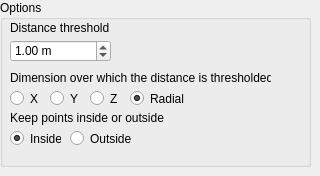
       <widget class="QWidget" name="DistanceLimitFilter">
        <widget class="QGroupBox" name="groupBox_2">
         <property name="geometry">
          <rect>
           <x>0</x>
           <y>0</y>
           <width>311</width>
           <height>167</height>
          </rect>
         </property>
         <property name="title">
          <string>Options</string>
         </property>
         <widget class="QLabel" name="distanceThresholdTitle">
          <property name="geometry">
           <rect>
            <x>10</x>
            <y>20</y>
            <width>291</width>
            <height>16</height>
           </rect>
          </property>
          <property name="text">
           <string>Distance threshold</string>
          </property>
         </widget>
         <widget class="QDoubleSpinBox" name="distanceThreshold">
          <property name="geometry">
           <rect>
            <x>10</x>
            <y>40</y>
            <width>101</width>
            <height>22</height>
           </rect>
          </property>
          <property name="suffix">
           <string> m</string>
          </property>
          <property name="decimals">
           <number>2</number>
          </property>
          <property name="minimum">
           <double>-1000000.000000000000000</double>
          </property>
          <property name="maximum">
           <double>10000000.000000000000000</double>
          </property>
          <property name="singleStep">
           <double>0.100000000000000</double>
          </property>
          <property name="value">
           <double>1.000000000000000</double>
          </property>
         </widget>
         <widget class="QLabel" name="dimRadialXYZTiltle">
          <property name="geometry">
           <rect>
            <x>10</x>
            <y>70</y>
            <width>261</width>
            <height>16</height>
           </rect>
          </property>
          <property name="text">
           <string>Dimension over which the distance is thresholded. </string>
          </property>
         </widget>
         <widget class="QRadioButton" name="dimX">
          <property name="geometry">
           <rect>
            <x>10</x>
            <y>90</y>
            <width>41</width>
            <height>17</height>
           </rect>
          </property>
          <property name="text">
           <string>X</string>
          </property>
          <property name="checked">
           <bool>false</bool>
          </property>
          <attribute name="buttonGroup">
           <string notr="true">buttonGroup</string>
          </attribute>
         </widget>
         <widget class="QRadioButton" name="dimY">
          <property name="geometry">
           <rect>
            <x>50</x>
            <y>90</y>
            <width>31</width>
            <height>17</height>
           </rect>
          </property>
          <property name="text">
           <string>Y</string>
          </property>
          <attribute name="buttonGroup">
           <string notr="true">buttonGroup</string>
          </attribute>
         </widget>
         <widget class="QRadioButton" name="dimZ">
          <property name="geometry">
           <rect>
            <x>90</x>
            <y>90</y>
            <width>31</width>
            <height>17</height>
           </rect>
          </property>
          <property name="text">
           <string>Z</string>
          </property>
          <attribute name="buttonGroup">
           <string notr="true">buttonGroup</string>
          </attribute>
         </widget>
         <widget class="QLabel" name="keepDimTitle">
          <property name="geometry">
           <rect>
            <x>10</x>
            <y>110</y>
            <width>261</width>
            <height>16</height>
           </rect>
          </property>
          <property name="text">
           <string>Keep points inside or outside</string>
          </property>
         </widget>
         <widget class="QRadioButton" name="keepDimInside">
          <property name="geometry">
           <rect>
            <x>10</x>
            <y>130</y>
            <width>51</width>
            <height>17</height>
           </rect>
          </property>
          <property name="text">
           <string>Inside</string>
          </property>
          <property name="checked">
           <bool>true</bool>
          </property>
          <attribute name="buttonGroup">
           <string notr="true">buttonGroup_2</string>
          </attribute>
         </widget>
         <widget class="QRadioButton" name="keepDimOuside">
          <property name="geometry">
           <rect>
            <x>70</x>
            <y>130</y>
            <width>82</width>
            <height>17</height>
           </rect>
          </property>
          <property name="text">
           <string>Outside</string>
          </property>
          <property name="checked">
           <bool>false</bool>
          </property>
          <attribute name="buttonGroup">
           <string notr="true">buttonGroup_2</string>
          </attribute>
         </widget>
         <widget class="QRadioButton" name="dimRadial">
          <property name="geometry">
           <rect>
            <x>130</x>
            <y>90</y>
            <width>71</width>
            <height>17</height>
           </rect>
          </property>
          <property name="text">
           <string>Radial</string>
          </property>
          <property name="checked">
           <bool>true</bool>
          </property>
          <attribute name="buttonGroup">
           <string notr="true">buttonGroup</string>
          </attribute>
         </widget>
        </widget>
       </widget>
